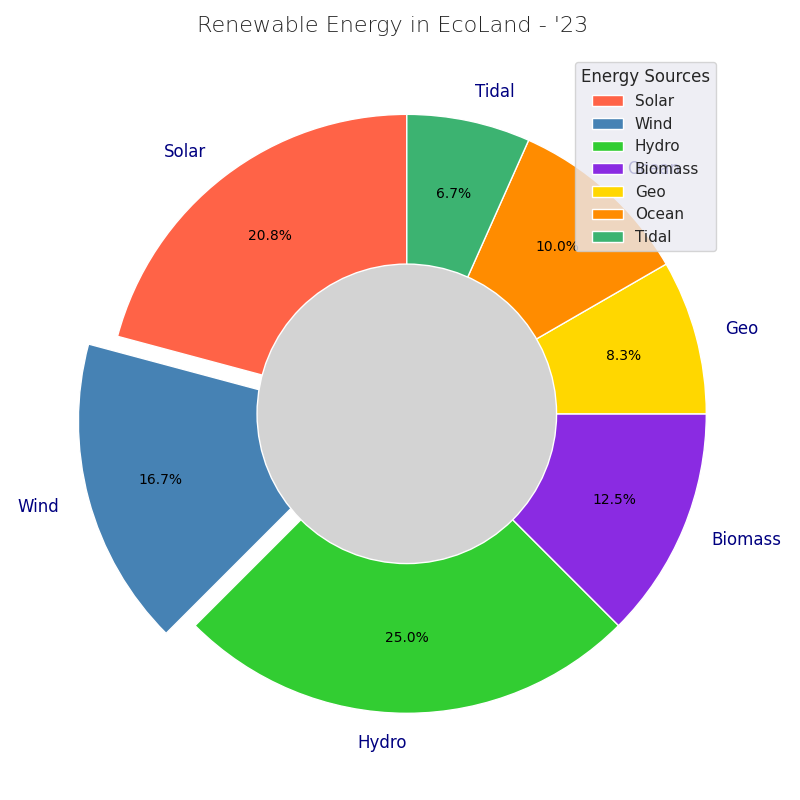

This chart was generated by the following Python code:
import matplotlib.pyplot as plt

labels = ['Solar', 'Wind', 'Hydro', 'Biomass', 'Geo', 'Ocean', 'Tidal']
sizes = [25, 20, 30, 15, 10, 12, 8]
colors = ['#FF6347', '#4682B4', '#32CD32', '#8A2BE2', '#FFD700', '#FF8C00', '#3CB371']
explode = (0, 0.1, 0, 0, 0, 0, 0)  # Changed exploded slice 

fig, ax = plt.subplots(figsize=(8, 8))
wedges, texts, autotexts = ax.pie(sizes, explode=explode, labels=labels, colors=colors, 
                                  autopct='%1.1f%%', startangle=90, pctdistance=0.75, 
                                  textprops=dict(color="black"))  # Changed text color and startangle

for text in texts:
    text.set_fontsize(12)  # Changed font size
    text.set_color('navy')  # Changed color
for autotext in autotexts:
    autotext.set_fontsize(10)  # Changed font size
    autotext.set_weight('normal')  # Changed weight

centre_circle = plt.Circle((0,0), 0.50, fc='lightgray')  # Changed circle size and color
fig.gca().add_artist(centre_circle)

plt.grid(color='gray', linestyle='--', linewidth=0.5)  # Added grid
ax.axis('equal')

plt.title("Renewable Energy in EcoLand - '23", fontsize=16, weight='light', y=1.02)  # Changed font size and weight
plt.legend(wedges, labels, title="Energy Sources", loc="upper right", bbox_to_anchor=(1, 1))  # Changed legend location and title
plt.tight_layout()

plt.show()
